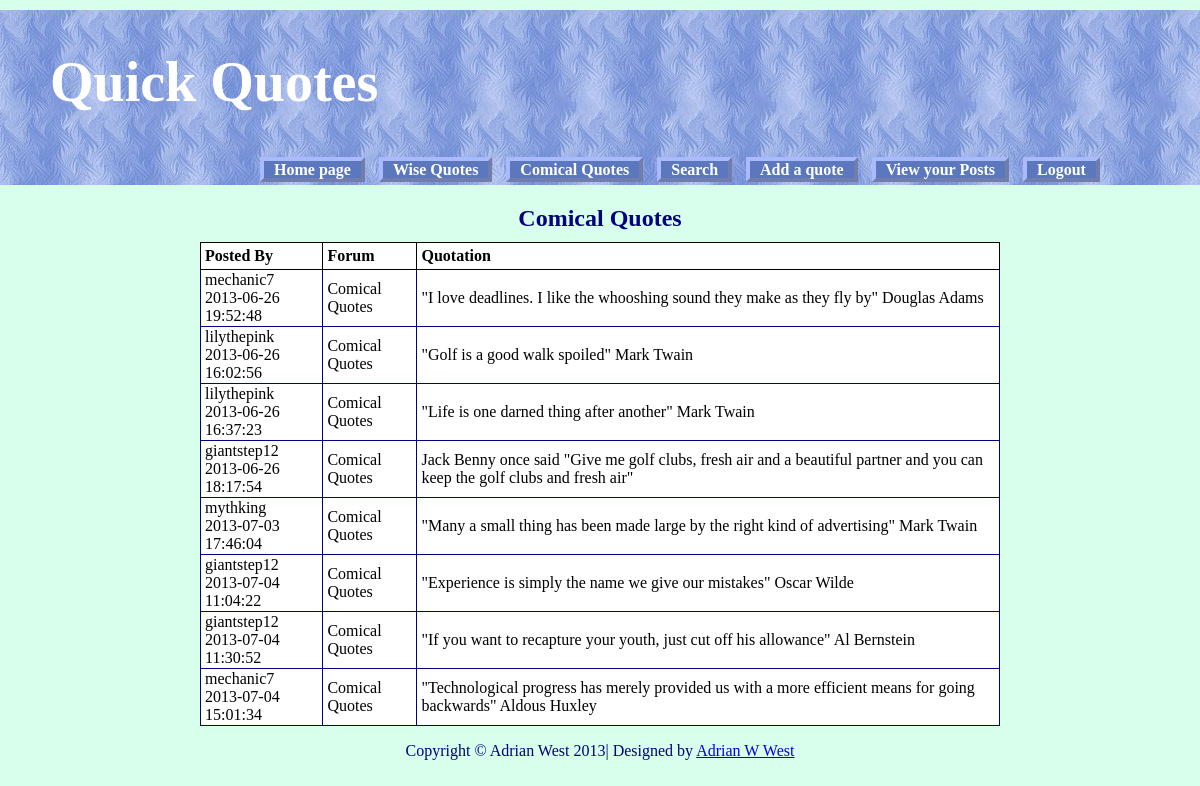
The app's page /forum_c.php (signed in) with its own data.
### tables this page shows
CREATE TABLE IF NOT EXISTS `forum` (
  `post_id` int(8) unsigned NOT NULL AUTO_INCREMENT,
  `uname` varchar(12) NOT NULL,
  `subject` varchar(60) NOT NULL,
  `message` text NOT NULL,
  `post_date` datetime NOT NULL,
  PRIMARY KEY (`post_id`)
);

### forum_c.php (the view, shortened to what this page needs)
<!doctype html>
<html lang=en>
<head>
<link rel="stylesheet" type="text/css" href="msgboard.css">
</head>
<body>
<div id='container'>
<?php
include ( 'includes/header.php' ) ;
require ( 'includes/mysqli_connect.php' ) ;
$q = "SELECT uname,post_date,subject,message FROM forum WHERE subject = 'Comical Quotes' ORDER BY 'post_date' ASC";
$result = mysqli_query( $dbcon, $q ) ;
if ( mysqli_num_rows( $result ) > 0 )
{
  echo '<h2>Comical Quotes</h2><table><tr><th>Posted By</th><th>Forum</th><th id="msg">Quotation</th></tr>';
  while ( $row = mysqli_fetch_array( $result, MYSQLI_ASSOC ))
  {
    echo '<tr><td>' . $row['uname'].'<br>'.$row['post_date'].'</td>
    <td>'.$row['subject'].'</td><td>' . $row['message'] . '</td> </tr>';
  }
  echo '</table>' ;
}
else { echo '<p>There are currently no messages.</p>' ; }
include ( 'includes/footer.php' ) ;
?>
</div>
</body>
</html>

### includes/header.php (shortened to what this page needs)
<div id="header">
<h1>Quick Quotes</h1>
<div id="tab-navigation">
	<ul>
	<?php
        if  (strlen($_SESSION['member_id'] == 0)) {?>
			<li><a href="index.php">Home page</a></li>
			<li><a href="forum_w.php">Wise Quotes</a></li>
			<li><a href="forum_c.php">Comical Quotes</a></li>
			<li><a href="search.php">Search</a></li>
			<li><a href="login.php">Login</a></li>
			<li><a href="safer-register-page.php">Register</a></li>
		<?php } else {?>
			<li><a href="index.php">Home page</a></li>
			<li><a href="forum_w.php">Wise Quotes</a></li>
			<li><a href="forum_c.php">Comical Quotes</a></li>
			<li><a href="search.php">Search</a></li>
			<li><a href="post.php">Add a quote</a></li>
			<li><a href="view_posts.php">View your Posts</a></li>
			<li><a href="logout.php">Logout</a></li>
		<?php }?>
	</ul>
</div>
</div>

### includes/footer.php
<div id="footer">
		<p>Copyright &copy; Adrian West 2013| Designed by <a href="http://www.colycomputerhelp.co.uk/">Adrian
		W West</a> </p>
</div>

### msgboard.css (style rules this page uses)
h2 { font-size:150%; color:navy; text-align:center; margin-bottom:10px; }
#container { position:relative; min-width:1200px; max-width:1200px; margin:auto; text-align:left; }
#header, #header-members, #header-admin { margin:10px auto 0 auto; min-width:1000px; max-width:1200px; height:175px; background-image: url('images/tile-pale.jpg'); background-repeat: repeat; padding:0; color:white; padding-left: 30px; padding-right: 30px; }
h1 { position:relative; top:40px; font-size:350%; color:white; margin:auto 0 auto 20px; width: 600px; }
li { list-style-type :none; margin-bottom: 3px; text-align: center; }
li a { display: inline-block; color: white; font-weight: bold; text-decoration: none; }
li a { background: #5B78BE; border: 4px outset #aabaff; }
table { width:800px; border:1px navy solid; border-collapse:collapse; margin:auto; }
td { border:1px navy solid; padding:1px 0 1px 4px; text-align:left; }
#footer { margin:auto; text-align:center; clear:both; }
#tab-navigation ul { width:850px; position:absolute; top: 135px; left:310px; }
#tab-navigation li { height:25px; margin:5px; display:inline; }
#tab-navigation li a { height:25px; padding-left:10px; padding-right:10px; display:inline; }

### forum_c.php (style rules this page uses)
table { background:white; color:black; }
th { padding:4px; border:1px black solid; }
#tab-navigation ul { margin-left:-95px; }

### records on screen
forum: uname "mechanic7", post_date "2013-06-26 19:52:48", subject "Comical Quotes", message "\"I love deadlines. I like the whooshing sound they make as they fly by\" Douglas Adams"
forum: uname "lilythepink", post_date "2013-06-26 16:02:56", subject "Comical Quotes", message "\"Golf is a good walk spoiled\" Mark Twain"
forum: uname "lilythepink", post_date "2013-06-26 16:37:23", subject "Comical Quotes", message "\"Life is one darned thing after another\" Mark Twain"
forum: uname "giantstep12", post_date "2013-06-26 18:17:54", subject "Comical Quotes", message "Jack Benny once said \"Give me golf clubs, fresh air and a beautiful partner and you can keep the golf clubs and fresh air\""
forum: uname "mythking", post_date "2013-07-03 17:46:04", subject "Comical Quotes", message "\"Many a small thing has been made large by the right kind of advertising\" Mark Twain"
forum: uname "giantstep12", post_date "2013-07-04 11:04:22", subject "Comical Quotes", message "\"Experience is simply the name we give our mistakes\" Oscar Wilde"
forum: uname "giantstep12", post_date "2013-07-04 11:30:52", subject "Comical Quotes", message "\"If you want to recapture your youth, just cut off his allowance\" Al Bernstein"
forum: uname "mechanic7", post_date "2013-07-04 15:01:34", subject "Comical Quotes", message "\"Technological progress has merely provided us with a more efficient means for going backwards\" Aldous Huxley"
